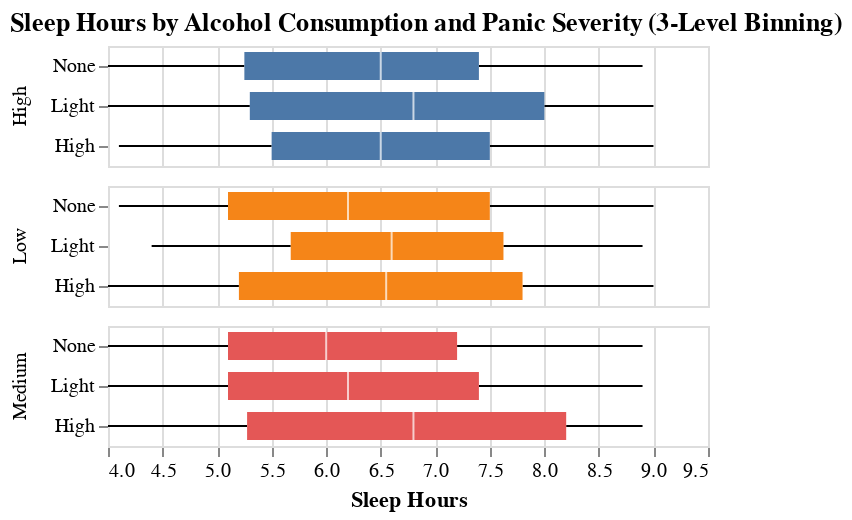

Source (notebook cell):
### Code cell
import pandas as pd
import altair as alt

# Bin alcohol into 3 levels
df["Alcohol"] = pd.cut(
    df["Alcohol_Consumption"],
    bins=[-1, 2, 5, 10],  # Bins: None (≤2), Light (2–5], High (>5)
    labels=["None", "Light", "High"]
)

# Drop rows with missing key values
df = df.dropna(subset=["Alcohol", "Sleep_Hours", "Panic_Severity"])

# Boxplot (no tooltip needed, so we just omit it)
box = alt.Chart(df).mark_boxplot(extent='min-max').encode(
    x=alt.X("Sleep_Hours:Q", title="Sleep Hours", scale=alt.Scale(domain=[4, 9.5])),
    y=alt.Y("Alcohol:N", sort=["None", "Light", "High"],
            axis=alt.Axis(title=None)),  # Hide y-axis title from repeating
    color=alt.Color("Panic_Severity:N", legend=None)
)

# Facet by Panic Severity
chart = box.facet(
    row=alt.Row("Panic_Severity:N", title=None)
).resolve_axis(
    y='shared'
).properties(
    title="Sleep Hours by Alcohol Consumption and Panic Severity (3-Level Binning)",
    bounds="flush",
    spacing=10
)

chart

### Figure 1 — Vega-Lite specification as saved in the notebook (floating-point values rounded to 4 significant figures; data arrays with more than 128 entries replaced by an {"elided": "..."} marker saying what was removed)
{"config": {"view": {"continuousWidth": 300, "continuousHeight": 300}}, "data": {"name": "data-665e8d2c2a2edede87f88c4315355ff6"}, "facet": {"row": {"field": "Panic_Severity", "title": null, "type": "nominal"}}, "spec": {"mark": {"type": "boxplot", "extent": "min-max"}, "encoding": {"color": {"field": "Panic_Severity", "legend": null, "type": "nominal"}, "x": {"field": "Sleep_Hours", "scale": {"domain": [4, 9.5]}, "title": "Sleep Hours", "type": "quantitative"}, "y": {"axis": {"title": null}, "field": "Alcohol", "sort": ["None", "Light", "High"], "type": "nominal"}}}, "bounds": "flush", "resolve": {"axis": {"y": "shared"}}, "spacing": 10, "title": "Sleep Hours by Alcohol Consumption and Panic Severity (3-Level Binning)", "$schema": "https://vega.github.io/schema/vega-lite/v5.20.1.json", "datasets": {"data-665e8d2c2a2edede87f88c4315355ff6": {"elided": "974 records"}}}
